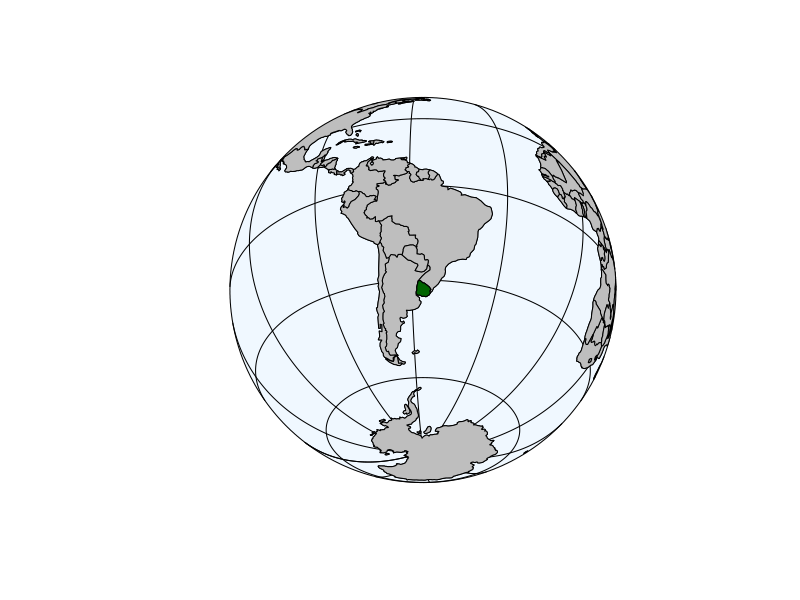
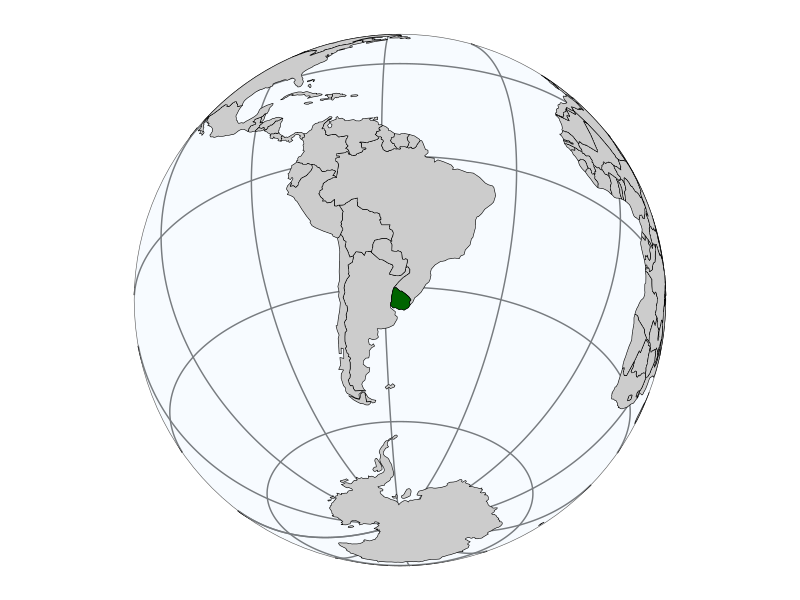

Here is the R script that generated these plots, in order:
#!env Rscript

library(sf)
library(s2)
library(ggplot2)

# load maps
co = s2_data_countries()
cty = s2_data_countries("Uruguay")

# extract the oceans
g = as_s2_geography(TRUE)
oc = s2_difference(g, s2_union_agg(co)) # oceans

# Find the centroid of the cty object
cty_centroid = s2_centroid_agg(cty)

# Convert the centroid to lat/lon coordinates
lat_lon = s2_as_text(cty_centroid)

# Extract the numeric coordinates from the WKT string
coords <- as.numeric(unlist(strsplit(gsub("POINT \\(|\\)", "", lat_lon), " ")))

# Store the coordinates in lon and lat objects
lon <- coords[1]
lat <- coords[2]

# visible half of the world
b = s2_buffer_cells(as_s2_geography(paste0(lat_lon)), 9800000) # visible half

# intersect the visible oceans and visible countries
i = s2_intersection(b, oc) # visible ocean
i2 = s2_intersection(b, co) # visible countries

# define orthographic projections
ortho <- paste0('+proj=ortho +lat_0=', lat, ' +lon_0=', lon, ' +x_0=0 +y_0=0 +a=6371000 +b=6371000 +units=m +no_defs')

# define a circle that will represent the oceans
circle <- st_point(x = c(0,0)) %>% st_buffer(dist = 6371000) %>% st_sfc(crs = ortho)

# create the graticule
grat <- sf::st_graticule(lon=seq(-180,180, 30),
                         lat = seq(-90,90, 30),
                         ndiscr = 5000)
grat2 = s2_intersection(b, grat) # visible graticulates

# world map in base R
png("results/base_s2.png")
plot(st_transform(st_as_sfc(i), paste0("+proj=ortho +lat_0=", lat, " +lon_0=", lon)), col = 'aliceblue')
plot(st_transform(st_as_sfc(grat2), paste0("+proj=ortho +lat_0=", lat, " +lon_0=", lon)), col = 'black', add = T)
plot(st_transform(st_as_sfc(i2), paste0("+proj=ortho +lat_0=", lat, " +lon_0=", lon)), col = 'gray', add = T)
plot(st_transform(st_as_sfc(cty), paste0("+proj=ortho +lat_0=", lat, " +lon_0=", lon)), col = 'darkgreen', add = T)
dev.off()

# world map in ggplot language
png("results/ggplot_s2.png")
ggplot() +
  geom_sf(data=st_as_sfc(grat2), color = 'black') +
  geom_sf(data = circle, fill = 'aliceblue', alpha=0.5)+
  geom_sf(data=st_as_sfc(i2), fill='gray80', color = 'black') +
  geom_sf(data=st_as_sfc(cty), fill='darkgreen', color = 'black') +
  coord_sf(crs = ortho) +
  theme(panel.grid.major = element_blank(),
        panel.background = element_rect(fill = NA))
dev.off()
